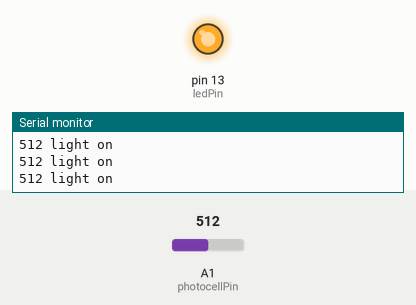
Simulated run of this sketch. Board: Arduino Uno, built with avr-gcc and run on an emulated ATmega328P. On the bench: output pins drawn as LEDs (lit = HIGH), the last lines printed to the serial monitor. Inputs (shaded band) come from the test bench; at power-on: A1 (photocellPin) = 512.

Above: at 1.2 s.
1.3 s: A1 (photocellPin) set to 192
4.3 s: A1 (photocellPin) set to 170
At 5.0 s:
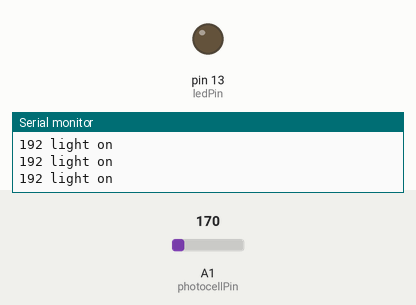
5.8 s: A1 (photocellPin) set to 190
At 7.0 s:
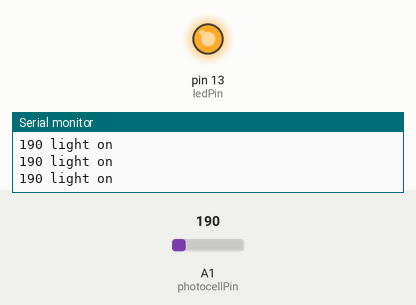
7.3 s: A1 (photocellPin) set to 122
At 8.4 s:
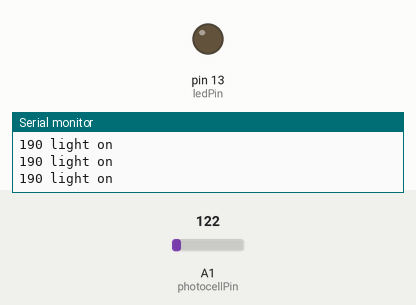
Timing chart, 0 to 9.8 s (numbered marks = the images above; inputs shaded):
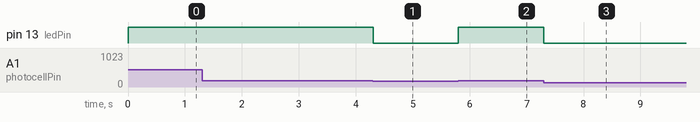

Measured:
- the behaviour switches between 180 and 179 on A1 (photocellPin) (found by bisection; images 0 and 1)
- after the input at 4.3 s, pin 13 (ledPin): HIGH → LOW at once
- after the input at 5.8 s, pin 13 (ledPin): LOW → HIGH at once
- after the input at 7.3 s, pin 13 (ledPin): HIGH → LOW at once

The sketch:

photosensor.ino
```cpp
int photocellPin = 1;
//define photocellsh=2, read the value of voltage.
int ledPin = 13;
//define ledPin12 is the output port of led’s level.
int val = 0;

//define original of val.
void setup() {
  Serial.begin(9600);      // open the serial port at 9600 bps:
  Serial.print("Setup");
  pinMode(ledPin, OUTPUT); //set ledPin output
}

void loop() {
  val = analogRead(photocellPin);
  //get the value from sensor, 1024 = 100%/ 5v.
  // witht he proto board, it's beyond 320 = 100%, and darker is higher
  // Serial.println(val);
  if(val >= 180){
    digitalWrite(ledPin, HIGH); //when the value of val is less than 512(2.5V), light up led lamp
    Serial.print(val);
    Serial.print(" light on\n");
  } else {
    digitalWrite(ledPin, LOW);
  }
}
```
